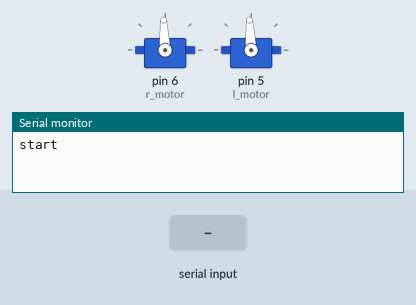
Simulated run of this sketch. Board: Arduino Uno, built with avr-gcc and run on an emulated ATmega328P. Parts: 2 × servo, the last lines printed to the serial monitor. The inputs (shaded band) are chosen by the test bench.

Above: at 1.2 s.
1.3 s: "1" received over the second serial link
At 2.1 s:
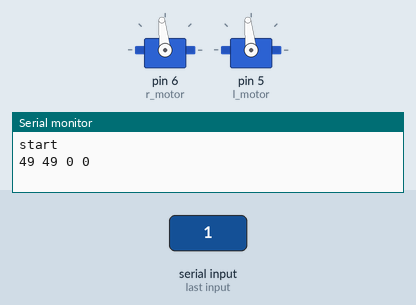
2.8 s: "2" received over the second serial link
At 3.3 s:
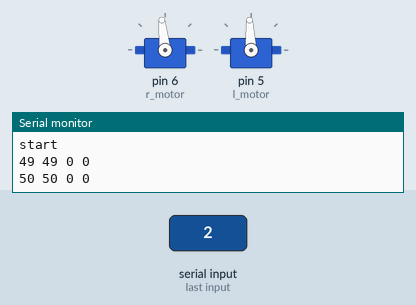
Timing chart, 0 to 5.8 s (numbered marks = the images above; inputs shaded):
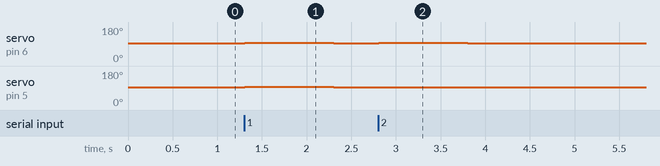

The sketch:

rc_boat.ino
```cpp
#include <Servo.h>
#include <SoftwareSerial.h>

SoftwareSerial mySerial(10, 11); // RX, TX

Servo r_motor;
Servo l_motor;

int level = 1531;
int dir;
int l_level = 0;
int r_level = 0;
int value;

void setup() {
  Serial.begin(9600);
  mySerial.begin(9600);
  r_motor.attach(6);
  l_motor.attach(5);
  //mySerial.println("start");
  Serial.println("start");
}

void loop() {
  if (mySerial.available()) {
    value = mySerial.read();

    mySerial.println(value);
    if (dir != value) {
      dir = value;
      Serial.print(value);
      Serial.print(" ");
      Serial.print(dir);
      Serial.print(" ");
      Serial.print(l_level);
      Serial.print(" ");
      Serial.println(r_level);
    }
  }


  if (dir == '1') {
    l_motor.writeMicroseconds(l_level + level);
    r_motor.writeMicroseconds(r_level + level);
    delay(1000);
  }
  else if (dir == '2') {
    r_motor.writeMicroseconds(level);
    delay(1000);
  }
  else if (dir == '3') {
    l_motor.writeMicroseconds(level);
    delay(1000);
  }
  if (dir == '4') {
    l_motor.writeMicroseconds(1466 - l_level);
    r_motor.writeMicroseconds(1466 - r_level);
    delay(1000);
  }
  else {
    l_motor.writeMicroseconds(1500);
    r_motor.writeMicroseconds(1500);
  }
  if (dir == '5') {
    l_level++;
    r_level++;
  }
  if (dir == '6') {
    l_level--;
    r_level--;
    if (l_level < 0) {
      l_level = 0;
    }
    if (r_level < 0) {
      r_level = 0;
    }
  }
  if (dir == '7') {
    l_level++;
  }
  if (dir == '8') {
    r_level++;
  }

  dir = 0;
}


  /*

  if (dir == 2 or dir == 3 or dir == 1) {
    for (int i = 0; i<11; i++) {
      if (l_time > i) {
        l_motor.writeMicroseconds(level);
      }
      else{
        l_motor.writeMicroseconds(1500);
      }
      if (r_time > i) {
        r_motor.writeMicroseconds(level);
      }
      else{
        r_motor.writeMicroseconds(1500);
      }
      delay(100);
    }
  }

  if (dir == 0) {
    r_time = 0;
    l_time = 0;
    r_motor.writeMicroseconds(1500);
    l_motor.writeMicroseconds(1500);
  }

  if (dir == 4) {
    r_motor.writeMicroseconds(1400);
    l_motor.writeMicroseconds(1400);
    delay(400);
    r_motor.writeMicroseconds(1500);
    l_motor.writeMicroseconds(1500);
    delay(600);
  }
  */
```

Measured:
- after the input at 1.3 s, servo on pin 6 (r_motor), servo on pin 5 (l_motor): 93° → 96° at once, → 93° 1.0 s later
- after the input at 2.8 s, servo on pin 6 (r_motor): 93° → 96° at once, → 93° 1.0 s later
